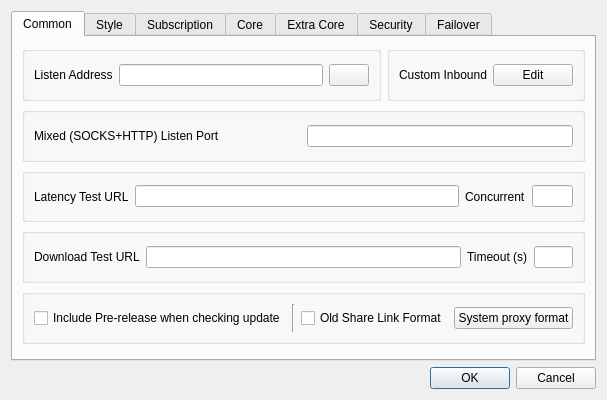
<?xml version="1.0" encoding="UTF-8"?>
<ui version="4.0">
 <class>DialogBasicSettings</class>
 <widget class="QDialog" name="DialogBasicSettings">
  <property name="geometry">
   <rect>
    <x>0</x>
    <y>0</y>
    <width>600</width>
    <height>400</height>
   </rect>
  </property>
  <property name="sizePolicy">
   <sizepolicy hsizetype="Preferred" vsizetype="Preferred">
    <horstretch>0</horstretch>
    <verstretch>0</verstretch>
   </sizepolicy>
  </property>
  <property name="windowTitle">
   <string>Basic Settings</string>
  </property>
  <layout class="QGridLayout" name="gridLayout">
   <item row="8" column="3">
    <widget class="QDialogButtonBox" name="buttonBox">
     <property name="orientation">
      <enum>Qt::Horizontal</enum>
     </property>
     <property name="standardButtons">
      <set>QDialogButtonBox::Cancel|QDialogButtonBox::Ok</set>
     </property>
    </widget>
   </item>
   <item row="2" column="3">
    <widget class="QTabWidget" name="tabWidget">
     <property name="currentIndex">
      <number>0</number>
     </property>
     <widget class="QWidget" name="tab_1">
      <attribute name="title">
       <string>Common</string>
      </attribute>
      <layout class="QVBoxLayout" name="verticalLayout_2">
       <item>
        <layout class="QHBoxLayout" name="hlayout_l1">
         <item>
          <widget class="QGroupBox" name="horizontalGroupBox_3">
           <layout class="QHBoxLayout" name="horizontalLayout_19">
            <item>
             <widget class="QLabel" name="label">
              <property name="text">
               <string>Listen Address</string>
              </property>
             </widget>
            </item>
            <item>
             <widget class="QLineEdit" name="inbound_address"/>
            </item>
            <item>
             <widget class="QPushButton" name="inbound_auth">
              <property name="text">
               <string notr="true"/>
              </property>
             </widget>
            </item>
           </layout>
          </widget>
         </item>
         <item>
          <widget class="QGroupBox" name="groupbox_custom_inbound">
           <layout class="QHBoxLayout" name="horizontalLayout_10">
            <item>
             <widget class="QLabel" name="label_11">
              <property name="text">
               <string>Custom Inbound</string>
              </property>
             </widget>
            </item>
            <item>
             <widget class="QPushButton" name="custom_inbound_edit">
              <property name="text">
               <string>Edit</string>
              </property>
             </widget>
            </item>
           </layout>
          </widget>
         </item>
        </layout>
       </item>
       <item>
        <layout class="QHBoxLayout" name="hlayout_l2">
         <item>
          <widget class="QGroupBox" name="horizontalGroupBox_2">
           <layout class="QHBoxLayout" name="horizontalLayout_13">
            <item>
             <widget class="QLabel" name="inbound_socks_port_l">
              <property name="text">
               <string>Mixed (SOCKS+HTTP) Listen Port</string>
              </property>
             </widget>
            </item>
            <item>
             <widget class="QLineEdit" name="inbound_socks_port">
              <property name="sizePolicy">
               <sizepolicy hsizetype="Preferred" vsizetype="Fixed">
                <horstretch>0</horstretch>
                <verstretch>0</verstretch>
               </sizepolicy>
              </property>
             </widget>
            </item>
           </layout>
          </widget>
         </item>
        </layout>
       </item>
       <item>
        <widget class="QGroupBox" name="groupBox1">
         <layout class="QHBoxLayout" name="horizontalLayout_9" stretch="0,8,1,1">
          <item>
           <widget class="QLabel" name="label_13">
            <property name="text">
             <string>Latency Test URL</string>
            </property>
           </widget>
          </item>
          <item>
           <widget class="QLineEdit" name="test_latency_url"/>
          </item>
          <item>
           <widget class="QLabel" name="label_14">
            <property name="text">
             <string>Concurrent</string>
            </property>
           </widget>
          </item>
          <item>
           <widget class="QLineEdit" name="test_concurrent"/>
          </item>
         </layout>
        </widget>
       </item>
       <item>
        <widget class="QGroupBox" name="horizontalGroupBox">
         <layout class="QHBoxLayout" name="horizontalLayout_12" stretch="0,8,1,1">
          <item>
           <widget class="QLabel" name="label_19">
            <property name="text">
             <string>Download Test URL</string>
            </property>
           </widget>
          </item>
          <item>
           <widget class="MyLineEdit" name="test_download_url"/>
          </item>
          <item>
           <widget class="QLabel" name="label_10">
            <property name="text">
             <string>Timeout (s)</string>
            </property>
           </widget>
          </item>
          <item>
           <widget class="QLineEdit" name="test_download_timeout"/>
          </item>
         </layout>
        </widget>
       </item>
       <item>
        <widget class="QGroupBox" name="horizontalGroupBox1">
         <layout class="QHBoxLayout" name="horizontalLayout_18">
          <item>
           <widget class="QCheckBox" name="check_include_pre">
            <property name="text">
             <string>Include Pre-release when checking update</string>
            </property>
           </widget>
          </item>
          <item>
           <widget class="Line" name="sys_proxy_format_vline">
            <property name="orientation">
             <enum>Qt::Vertical</enum>
            </property>
           </widget>
          </item>
          <item>
           <widget class="QCheckBox" name="old_share_link_format">
            <property name="toolTip">
             <string>Share VMess Link with v2rayN Format</string>
            </property>
            <property name="text">
             <string>Old Share Link Format</string>
            </property>
           </widget>
          </item>
          <item>
           <widget class="QPushButton" name="sys_proxy_format">
            <property name="text">
             <string>System proxy format</string>
            </property>
           </widget>
          </item>
         </layout>
        </widget>
       </item>
       <item>
        <widget class="QWidget" name="horizontalWidget_1" native="true">
         <property name="sizePolicy">
          <sizepolicy hsizetype="Preferred" vsizetype="Maximum">
           <horstretch>0</horstretch>
           <verstretch>0</verstretch>
          </sizepolicy>
         </property>
         <layout class="QHBoxLayout" name="horizontalLayout_2">
          <property name="leftMargin">
           <number>0</number>
          </property>
          <property name="topMargin">
           <number>0</number>
          </property>
          <property name="rightMargin">
           <number>0</number>
          </property>
          <property name="bottomMargin">
           <number>0</number>
          </property>
         </layout>
        </widget>
       </item>
      </layout>
     </widget>
     <widget class="QWidget" name="tab_2">
      <attribute name="title">
       <string>Style</string>
      </attribute>
      <layout class="QGridLayout" name="gridLayout_5">
       <item row="0" column="0">
        <layout class="QHBoxLayout" name="style_h_1">
         <item>
          <widget class="QGroupBox" name="groupBox">
           <layout class="QHBoxLayout" name="horizontalLayout_4">
            <item>
             <widget class="QLabel" name="label_8">
              <property name="sizePolicy">
               <sizepolicy hsizetype="Maximum" vsizetype="Maximum">
                <horstretch>0</horstretch>
                <verstretch>0</verstretch>
               </sizepolicy>
              </property>
              <property name="text">
               <string>Theme</string>
              </property>
             </widget>
            </item>
            <item>
             <widget class="QComboBox" name="theme">
              <item>
               <property name="text">
                <string>System</string>
               </property>
              </item>
              <item>
               <property name="text">
                <string notr="true">flatgray</string>
               </property>
              </item>
              <item>
               <property name="text">
                <string notr="true">lightblue</string>
               </property>
              </item>
              <item>
               <property name="text">
                <string notr="true">blacksoft</string>
               </property>
              </item>
             </widget>
            </item>
            <item>
             <widget class="QPushButton" name="set_custom_icon">
              <property name="sizePolicy">
               <sizepolicy hsizetype="Preferred" vsizetype="Fixed">
                <horstretch>0</horstretch>
                <verstretch>0</verstretch>
               </sizepolicy>
              </property>
              <property name="text">
               <string>Set custom icon</string>
              </property>
             </widget>
            </item>
           </layout>
          </widget>
         </item>
         <item>
          <widget class="QGroupBox" name="groupBox2">
           <layout class="QHBoxLayout" name="horizontalLayout_7">
            <item>
             <widget class="QLabel" name="label_15">
              <property name="sizePolicy">
               <sizepolicy hsizetype="Maximum" vsizetype="Maximum">
                <horstretch>0</horstretch>
                <verstretch>0</verstretch>
               </sizepolicy>
              </property>
              <property name="text">
               <string notr="true">Language</string>
              </property>
             </widget>
            </item>
            <item>
             <widget class="QComboBox" name="language">
              <item>
               <property name="text">
                <string notr="true">System</string>
               </property>
              </item>
              <item>
               <property name="text">
                <string notr="true">English</string>
               </property>
              </item>
              <item>
               <property name="text">
                <string notr="true">简体中文</string>
               </property>
              </item>
              <item>
               <property name="text">
                <string notr="true">فارسی</string>
               </property>
              </item>
              <item>
               <property name="text">
                <string notr="true">Русский</string>
               </property>
              </item>
             </widget>
            </item>
           </layout>
          </widget>
         </item>
        </layout>
       </item>
       <item row="2" column="0">
        <layout class="QHBoxLayout" name="style_h_2">
         <item>
          <widget class="QGroupBox" name="traffic_statistics_box">
           <layout class="QHBoxLayout" name="horizontalLayout_3">
            <item>
             <widget class="QLabel" name="label_16">
              <property name="text">
               <string>Statistics refresh rate</string>
              </property>
             </widget>
            </item>
            <item>
             <widget class="QComboBox" name="rfsh_r">
              <item>
               <property name="text">
                <string notr="true">500ms</string>
               </property>
              </item>
              <item>
               <property name="text">
                <string notr="true">1s</string>
               </property>
              </item>
              <item>
               <property name="text">
                <string notr="true">2s</string>
               </property>
              </item>
              <item>
               <property name="text">
                <string notr="true">3s</string>
               </property>
              </item>
              <item>
               <property name="text">
                <string notr="true">5s</string>
               </property>
              </item>
              <item>
               <property name="text">
                <string>Off</string>
               </property>
              </item>
             </widget>
            </item>
           </layout>
          </widget>
         </item>
         <item>
          <widget class="QGroupBox" name="connection_statistics_box">
           <layout class="QHBoxLayout" name="horizontalLayout_15">
            <item>
             <widget class="QLabel" name="label_9">
              <property name="text">
               <string>Connection statistics</string>
              </property>
             </widget>
            </item>
            <item>
             <widget class="QCheckBox" name="connection_statistics">
              <property name="text">
               <string>Enable</string>
              </property>
             </widget>
            </item>
           </layout>
          </widget>
         </item>
        </layout>
       </item>
       <item row="3" column="0">
        <layout class="QHBoxLayout" name="style_h_3">
         <item>
          <widget class="QGroupBox" name="horizontalGroupBox_5">
           <layout class="QHBoxLayout" name="horizontalLayout_6">
            <item>
             <widget class="QCheckBox" name="start_minimal">
              <property name="sizePolicy">
               <sizepolicy hsizetype="Preferred" vsizetype="Fixed">
                <horstretch>0</horstretch>
                <verstretch>0</verstretch>
               </sizepolicy>
              </property>
              <property name="text">
               <string>Hide dashboard at startup</string>
              </property>
             </widget>
            </item>
           </layout>
          </widget>
         </item>
         <item>
          <widget class="QGroupBox" name="groupBox_2">
           <layout class="QHBoxLayout" name="horizontalLayout_23">
            <item>
             <widget class="QLabel" name="label_17">
              <property name="text">
               <string>Max log lines</string>
              </property>
             </widget>
            </item>
            <item>
             <widget class="QLineEdit" name="max_log_line">
              <property name="sizePolicy">
               <sizepolicy hsizetype="Ignored" vsizetype="Fixed">
                <horstretch>0</horstretch>
                <verstretch>0</verstretch>
               </sizepolicy>
              </property>
             </widget>
            </item>
           </layout>
          </widget>
         </item>
        </layout>
       </item>
      </layout>
     </widget>
     <widget class="QWidget" name="tab_3">
      <attribute name="title">
       <string>Subscription</string>
      </attribute>
      <layout class="QGridLayout" name="gridLayout_3">
       <item row="0" column="1">
        <layout class="QHBoxLayout" name="horizontalLayout_5">
         <item>
          <widget class="QCheckBox" name="sub_auto_update_enable">
           <property name="sizePolicy">
            <sizepolicy hsizetype="Minimum" vsizetype="Fixed">
             <horstretch>0</horstretch>
             <verstretch>0</verstretch>
            </sizepolicy>
           </property>
           <property name="text">
            <string>Enable</string>
           </property>
          </widget>
         </item>
         <item>
          <widget class="QLabel" name="label_21">
           <property name="text">
            <string>Interval (minute, invalid if less than 30)</string>
           </property>
          </widget>
         </item>
         <item>
          <widget class="QLineEdit" name="sub_auto_update">
           <property name="sizePolicy">
            <sizepolicy hsizetype="Preferred" vsizetype="Fixed">
             <horstretch>0</horstretch>
             <verstretch>0</verstretch>
            </sizepolicy>
           </property>
          </widget>
         </item>
        </layout>
       </item>
       <item row="1" column="1">
        <widget class="MyLineEdit" name="user_agent"/>
       </item>
       <item row="2" column="1">
        <widget class="QCheckBox" name="sub_use_proxy">
         <property name="text">
          <string>Use proxy when updating subscription</string>
         </property>
        </widget>
       </item>
       <item row="3" column="1">
        <widget class="QCheckBox" name="sub_insecure">
         <property name="text">
          <string>Ignore TLS errors when updating subscription</string>
         </property>
        </widget>
       </item>
       <item row="4" column="1">
        <widget class="QCheckBox" name="sub_clear">
         <property name="text">
          <string>Clear servers before updating subscription</string>
         </property>
        </widget>
       </item>
       <item row="0" column="0">
        <widget class="QLabel" name="label_20">
         <property name="sizePolicy">
          <sizepolicy hsizetype="Preferred" vsizetype="Maximum">
           <horstretch>0</horstretch>
           <verstretch>0</verstretch>
          </sizepolicy>
         </property>
         <property name="text">
          <string>Automatic update</string>
         </property>
        </widget>
       </item>
       <item row="1" column="0">
        <widget class="QLabel" name="label_4">
         <property name="text">
          <string>User Agent</string>
         </property>
        </widget>
       </item>
      </layout>
     </widget>
     <widget class="QWidget" name="tab_4">
      <attribute name="title">
       <string>Core</string>
      </attribute>
      <layout class="QVBoxLayout" name="verticalLayout">
       <item>
        <widget class="QGroupBox" name="groupBox_core">
         <property name="sizePolicy">
          <sizepolicy hsizetype="Preferred" vsizetype="Maximum">
           <horstretch>0</horstretch>
           <verstretch>0</verstretch>
          </sizepolicy>
         </property>
         <property name="title">
          <string notr="true">core_name</string>
         </property>
         <layout class="QVBoxLayout" name="verticalLayout_3">
          <item>
           <widget class="QWidget" name="assest_group" native="true">
            <layout class="QGridLayout" name="gridLayout_2">
             <item row="0" column="1">
              <widget class="QComboBox" name="log_level">
               <property name="sizePolicy">
                <sizepolicy hsizetype="Maximum" vsizetype="Fixed">
                 <horstretch>0</horstretch>
                 <verstretch>0</verstretch>
                </sizepolicy>
               </property>
              </widget>
             </item>
             <item row="1" column="0">
              <widget class="QLabel" name="label_6">
               <property name="text">
                <string>Multiplex (mux)</string>
               </property>
              </widget>
             </item>
             <item row="0" column="0">
              <widget class="QLabel" name="label_3">
               <property name="text">
                <string notr="true">Loglevel</string>
               </property>
              </widget>
             </item>
             <item row="1" column="1">
              <layout class="QHBoxLayout" name="horizontalLayout">
               <item>
                <widget class="QComboBox" name="mux_protocol"/>
               </item>
               <item>
                <widget class="QLabel" name="label_7">
                 <property name="text">
                  <string>concurrency</string>
                 </property>
                </widget>
               </item>
               <item>
                <widget class="QLineEdit" name="mux_concurrency"/>
               </item>
               <item>
                <widget class="QCheckBox" name="mux_padding">
                 <property name="text">
                  <string notr="true">Padding</string>
                 </property>
                </widget>
               </item>
               <item>
                <widget class="QCheckBox" name="mux_default_on">
                 <property name="text">
                  <string>Default On</string>
                 </property>
                </widget>
               </item>
              </layout>
             </item>
            </layout>
           </widget>
          </item>
          <item>
           <widget class="QPushButton" name="core_settings">
            <property name="text">
             <string>Core Options</string>
            </property>
           </widget>
          </item>
         </layout>
        </widget>
       </item>
      </layout>
     </widget>
     <widget class="QWidget" name="tab_6">
      <attribute name="title">
       <string>Extra Core</string>
      </attribute>
      <layout class="QVBoxLayout" name="verticalLayout_5">
       <item>
        <widget class="QScrollArea" name="extra_core_box_scrollArea">
         <property name="frameShape">
          <enum>QFrame::NoFrame</enum>
         </property>
         <property name="widgetResizable">
          <bool>true</bool>
         </property>
         <widget class="QWidget" name="extra_core_box_scrollAreaWidgetContents">
          <property name="geometry">
           <rect>
            <x>0</x>
            <y>0</y>
            <width>632</width>
            <height>299</height>
           </rect>
          </property>
          <layout class="QVBoxLayout" name="verticalLayout_6">
           <item>
            <widget class="QWidget" name="horizontalWidget_4" native="true">
             <property name="sizePolicy">
              <sizepolicy hsizetype="Preferred" vsizetype="Maximum">
               <horstretch>0</horstretch>
               <verstretch>0</verstretch>
              </sizepolicy>
             </property>
             <layout class="QHBoxLayout" name="horizontalLayout_8">
              <item>
               <widget class="QPushButton" name="extra_core_add">
                <property name="text">
                 <string>Add</string>
                </property>
               </widget>
              </item>
              <item>
               <widget class="QPushButton" name="extra_core_del">
                <property name="text">
                 <string>Delete</string>
                </property>
               </widget>
              </item>
             </layout>
            </widget>
           </item>
          </layout>
         </widget>
        </widget>
       </item>
      </layout>
     </widget>
      <widget class="QWidget" name="tab_5">
       <attribute name="title">
        <string>Security</string>
       </attribute>
       <layout class="QVBoxLayout" name="verticalLayout_4">
        <item>
         <widget class="QCheckBox" name="skip_cert">
          <property name="text">
           <string>Skip TLS certificate authentication by default (allowInsecure)</string>
          </property>
         </widget>
        </item>
        <item>
         <widget class="QGroupBox" name="horizontalGroupBox2">
          <property name="sizePolicy">
           <sizepolicy hsizetype="Preferred" vsizetype="Maximum">
            <horstretch>0</horstretch>
            <verstretch>0</verstretch>
           </sizepolicy>
          </property>
          <layout class="QHBoxLayout" name="horizontalLayout_26">
           <item>
            <widget class="QLabel" name="label_18">
             <property name="text">
              <string>Default uTLS Fingerprint</string>
             </property>
            </widget>
           </item>
           <item>
            <widget class="QComboBox" name="utlsFingerprint">
             <property name="editable">
              <bool>true</bool>
             </property>
            </widget>
           </item>
          </layout>
         </widget>
        </item>
       </layout>
      </widget>
      <widget class="QWidget" name="tab_7">
       <attribute name="title">
        <string>Failover</string>
       </attribute>
       <layout class="QVBoxLayout" name="verticalLayout_7">
        <item>
         <widget class="QGroupBox" name="horizontalGroupBox_7">
          <layout class="QVBoxLayout" name="verticalLayout_8">
           <item>
            <widget class="QCheckBox" name="failover_enable">
             <property name="text">
              <string>Enable auto failover</string>
             </property>
            </widget>
           </item>
           <item>
            <layout class="QHBoxLayout" name="horizontalLayout_29">
             <item>
              <widget class="QLabel" name="failover_threshold_l">
               <property name="text">
                <string>Latency threshold (ms)</string>
               </property>
              </widget>
             </item>
             <item>
              <widget class="QLineEdit" name="failover_threshold"/>
             </item>
             <item>
              <widget class="QLabel" name="failover_interval_l">
               <property name="text">
                <string>Check interval (s)</string>
               </property>
              </widget>
             </item>
             <item>
              <widget class="QLineEdit" name="failover_interval"/>
             </item>
            </layout>
           </item>
           <item>
            <widget class="QGroupBox" name="failover_multi_groupbox">
             <property name="title">
              <string>Multi-Connection Mode (experimental)</string>
             </property>
             <layout class="QHBoxLayout" name="horizontalLayout_30">
              <item>
               <widget class="QCheckBox" name="failover_multi_enable">
                <property name="text">
                 <string>Enable</string>
                </property>
               </widget>
              </item>
              <item>
               <widget class="QLabel" name="failover_multi_count_l">
                <property name="text">
                 <string>Count</string>
                </property>
               </widget>
              </item>
              <item>
               <widget class="QLineEdit" name="failover_multi_count"/>
              </item>
              <item>
               <spacer name="horizontalSpacer">
                <property name="orientation">
                 <enum>Qt::Horizontal</enum>
                </property>
                <property name="sizeHint" stdset="0">
                 <size>
                   <width>40</width>
                 <height>20</height>
                 </size>
                </property>
               </spacer>
              </item>
             </layout>
            </widget>
           </item>
          </layout>
         </widget>
        </item>
        <item>
         <spacer name="verticalSpacer">
          <property name="orientation">
           <enum>Qt::Vertical</enum>
          </property>
          <property name="sizeHint" stdset="0">
           <size>
             <width>20</width>
           <height>40</height>
           </size>
          </property>
         </spacer>
        </item>
       </layout>
      </widget>
    </widget>
   </item>
  </layout>
 </widget>
 <customwidgets>
  <customwidget>
   <class>MyLineEdit</class>
   <extends>QLineEdit</extends>
   <header>ui/widget/MyLineEdit.h</header>
  </customwidget>
 </customwidgets>
 <resources/>
 <connections>
  <connection>
   <sender>buttonBox</sender>
   <signal>accepted()</signal>
   <receiver>DialogBasicSettings</receiver>
   <slot>accept()</slot>
   <hints>
    <hint type="sourcelabel">
     <x>248</x>
     <y>254</y>
    </hint>
    <hint type="destinationlabel">
     <x>157</x>
     <y>274</y>
    </hint>
   </hints>
  </connection>
  <connection>
   <sender>buttonBox</sender>
   <signal>rejected()</signal>
   <receiver>DialogBasicSettings</receiver>
   <slot>reject()</slot>
   <hints>
    <hint type="sourcelabel">
     <x>316</x>
     <y>260</y>
    </hint>
    <hint type="destinationlabel">
     <x>286</x>
     <y>274</y>
    </hint>
   </hints>
  </connection>
 </connections>
</ui>
